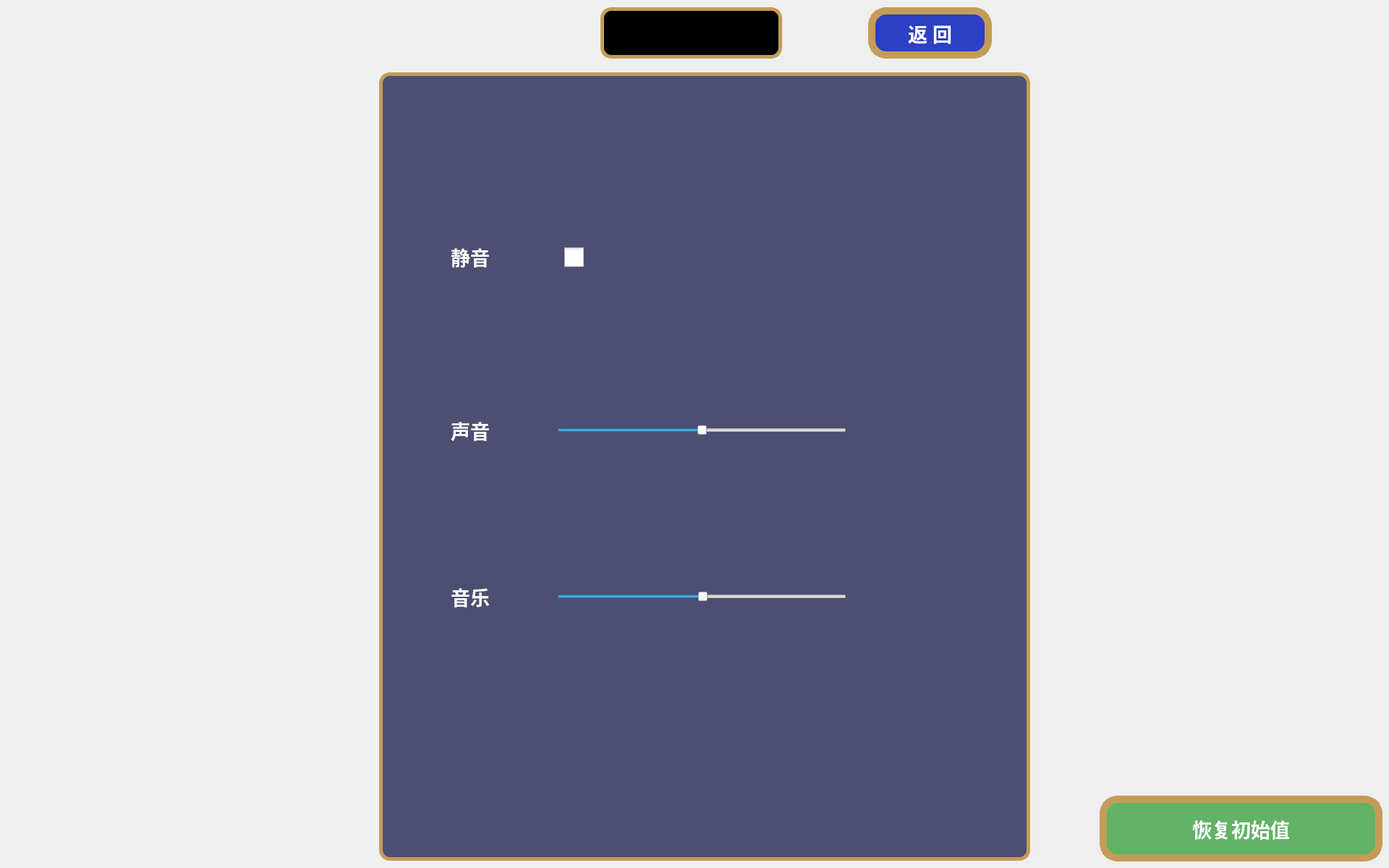
<?xml version="1.0" encoding="UTF-8"?>
<ui version="4.0">
 <class>setting</class>
 <widget class="QWidget" name="setting">
  <property name="geometry">
   <rect>
    <x>0</x>
    <y>0</y>
    <width>1920</width>
    <height>1200</height>
   </rect>
  </property>
  <property name="windowTitle">
   <string>Vampire Survivor</string>
  </property>
  <widget class="QLabel" name="label">
   <property name="geometry">
    <rect>
     <x>0</x>
     <y>0</y>
     <width>1920</width>
     <height>1200</height>
    </rect>
   </property>
   <property name="styleSheet">
    <string notr="true">background-image: url(:/new/prefix1/resourses/background.jpg);</string>
   </property>
   <property name="text">
    <string/>
   </property>
  </widget>
  <widget class="QPushButton" name="back">
   <property name="geometry">
    <rect>
     <x>1200</x>
     <y>10</y>
     <width>171</width>
     <height>71</height>
    </rect>
   </property>
   <property name="font">
    <font>
     <family>Arial Black</family>
     <pointsize>20</pointsize>
     <weight>75</weight>
     <bold>true</bold>
    </font>
   </property>
   <property name="styleSheet">
    <string notr="true">background-color:rgba(45,63,197);border-radius:25px;color:white;border:10px solid rgba(196,156,89);</string>
   </property>
   <property name="text">
    <string>返 回</string>
   </property>
  </widget>
  <widget class="QLabel" name="label_2">
   <property name="geometry">
    <rect>
     <x>524</x>
     <y>100</y>
     <width>900</width>
     <height>1090</height>
    </rect>
   </property>
   <property name="styleSheet">
    <string notr="true">background-color:rgba(76,79,113);
border:5px solid rgba(196,156,89);
border-radius:15px;</string>
   </property>
   <property name="text">
    <string/>
   </property>
  </widget>
  <widget class="QLabel" name="money">
   <property name="geometry">
    <rect>
     <x>830</x>
     <y>10</y>
     <width>251</width>
     <height>71</height>
    </rect>
   </property>
   <property name="font">
    <font>
     <family>Arial Black</family>
     <pointsize>20</pointsize>
     <weight>75</weight>
     <bold>true</bold>
    </font>
   </property>
   <property name="styleSheet">
    <string notr="true">background-color:black;
color:white;
border:5px solid rgba(196,156,89);
border-radius:15px;</string>
   </property>
   <property name="text">
    <string/>
   </property>
   <property name="alignment">
    <set>Qt::AlignRight|Qt::AlignTrailing|Qt::AlignVCenter</set>
   </property>
   <property name="margin">
    <number>5</number>
   </property>
  </widget>
  <widget class="QLabel" name="label_3">
   <property name="geometry">
    <rect>
     <x>830</x>
     <y>10</y>
     <width>71</width>
     <height>71</height>
    </rect>
   </property>
   <property name="styleSheet">
    <string notr="true">border-image: url(:/new/prefix1/resourses/money.png);</string>
   </property>
   <property name="text">
    <string/>
   </property>
  </widget>
  <widget class="QCheckBox" name="checkBox">
   <property name="geometry">
    <rect>
     <x>780</x>
     <y>320</y>
     <width>221</width>
     <height>70</height>
    </rect>
   </property>
   <property name="styleSheet">
    <string notr="true">QCheckBox::indicator {width: 27px; height: 27px;}</string>
   </property>
   <property name="text">
    <string/>
   </property>
   <property name="checkable">
    <bool>true</bool>
   </property>
   <property name="checked">
    <bool>false</bool>
   </property>
  </widget>
  <widget class="QSlider" name="slider1">
   <property name="geometry">
    <rect>
     <x>770</x>
     <y>560</y>
     <width>400</width>
     <height>70</height>
    </rect>
   </property>
   <property name="maximum">
    <number>100</number>
   </property>
   <property name="value">
    <number>50</number>
   </property>
   <property name="orientation">
    <enum>Qt::Horizontal</enum>
   </property>
  </widget>
  <widget class="QSlider" name="slider2">
   <property name="geometry">
    <rect>
     <x>770</x>
     <y>790</y>
     <width>400</width>
     <height>70</height>
    </rect>
   </property>
   <property name="value">
    <number>50</number>
   </property>
   <property name="orientation">
    <enum>Qt::Horizontal</enum>
   </property>
  </widget>
  <widget class="QLabel" name="label_4">
   <property name="geometry">
    <rect>
     <x>600</x>
     <y>320</y>
     <width>100</width>
     <height>70</height>
    </rect>
   </property>
   <property name="font">
    <font>
     <family>Arial Black</family>
     <pointsize>20</pointsize>
     <weight>75</weight>
     <bold>true</bold>
    </font>
   </property>
   <property name="styleSheet">
    <string notr="true">color:white</string>
   </property>
   <property name="text">
    <string>静音</string>
   </property>
   <property name="alignment">
    <set>Qt::AlignCenter</set>
   </property>
  </widget>
  <widget class="QLabel" name="label_5">
   <property name="geometry">
    <rect>
     <x>600</x>
     <y>560</y>
     <width>100</width>
     <height>70</height>
    </rect>
   </property>
   <property name="font">
    <font>
     <family>Arial Black</family>
     <pointsize>20</pointsize>
     <weight>75</weight>
     <bold>true</bold>
    </font>
   </property>
   <property name="styleSheet">
    <string notr="true">color:white</string>
   </property>
   <property name="text">
    <string>声音</string>
   </property>
   <property name="alignment">
    <set>Qt::AlignCenter</set>
   </property>
  </widget>
  <widget class="QLabel" name="label_6">
   <property name="geometry">
    <rect>
     <x>600</x>
     <y>790</y>
     <width>100</width>
     <height>70</height>
    </rect>
   </property>
   <property name="font">
    <font>
     <family>Arial Black</family>
     <pointsize>20</pointsize>
     <weight>75</weight>
     <bold>true</bold>
    </font>
   </property>
   <property name="styleSheet">
    <string notr="true">color:white</string>
   </property>
   <property name="text">
    <string>音乐</string>
   </property>
   <property name="alignment">
    <set>Qt::AlignCenter</set>
   </property>
  </widget>
  <widget class="QPushButton" name="initialize">
   <property name="geometry">
    <rect>
     <x>1520</x>
     <y>1100</y>
     <width>391</width>
     <height>91</height>
    </rect>
   </property>
   <property name="font">
    <font>
     <family>Arial</family>
     <pointsize>20</pointsize>
     <weight>75</weight>
     <bold>true</bold>
    </font>
   </property>
   <property name="styleSheet">
    <string notr="true">background-color:rgba(98,179,101);border-radius:25px;color:white;border:10px solid rgba(196,156,89);</string>
   </property>
   <property name="text">
    <string>恢复初始值</string>
   </property>
  </widget>
 </widget>
 <resources/>
 <connections/>
</ui>
